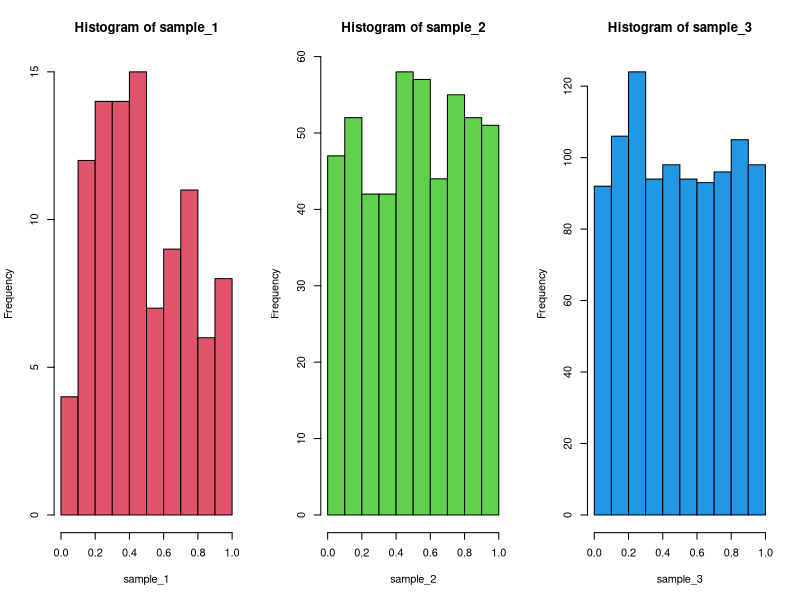

Generate this figure with R:
lcg <- function(n) {
  U <- c()
  m <- 2^32
  a <- 1103515245
  c <- 12345
  
  # Set the seed using the current system time in microseconds
  Z <- as.numeric(Sys.time())*1000
  
  for(i in 1:n) {
    Z <- (a * Z + c) %% m  # Update Z using the LCG formula
    U[i] <- Z / m          # Normalize to get a uniform random number
  }
  return(U)
}

### b
n = c(100, 500, 1000)
sample_1 = lcg(n[1])
sample_2 = lcg(n[2])
sample_3 = lcg(n[3])

### c
par(mfrow = c(1, 3))
hist(sample_1, col = 2, breaks = 10)
hist(sample_2, col = 3, breaks = 10)
hist(sample_3, col = 4, breaks = 10)

### d
ks.test(sample_1, "punif")
ks.test(sample_2, "punif")
ks.test(sample_3, "punif")






# Comment:
# The histograms for n = 100, n = 500, and n = 1000 show that as the sample size increases, 
# the distribution of the generated numbers becomes more evenly spread across the interval 
# [0,1]. For n = 100, there are visible fluctuations and some bins appear higher or lower, 
# indicating sampling variability. For n = 500, the distribution appears more uniform, 
# and by n = 1000, the histogram is closer to a flat uniform distribution, which is 
# expected from a good random number generator.

# Comment:
#   The Kolmogorov–Smirnov (KS) test compares the empirical distribution of the generated 
# numbers with the theoretical Uniform(0,1) distribution. If the p-value > 0.05, we fail 
# to reject the null hypothesis, meaning there is no statistical evidence against uniformity.
# If the p-value < 0.05, it suggests that the sample significantly deviates from a uniform 
# distribution.
# Therefore, based on the KS test results:
# If p-value is large (p > 0.05) → The LCG-generated numbers appear to follow a 
# uniform distribution.
# If p-value is small (p < 0.05) → There may be deficiencies in the generator, 
# and the numbers might not be perfectly uniform.
